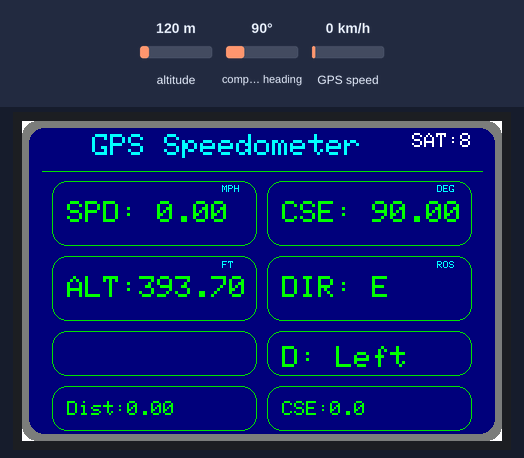
Recording of a sketch running on a simulated Arduino Uno, built with avr-gcc and run on an emulated ATmega328P. Shown: 480×320 colour display. Inputs (shaded band) come from the test bench; at power-on: compass heading 90°, altitude 120 m, GPS speed 0 km/h. The GPS gets a fix after 3 s at 37.7749, -122.4194 with 8 satellites; what the sketch prints to the serial monitor is not drawn.

Above: at 5.3 s.
5.4 s: compass heading set to 174°
At 7.8 s:
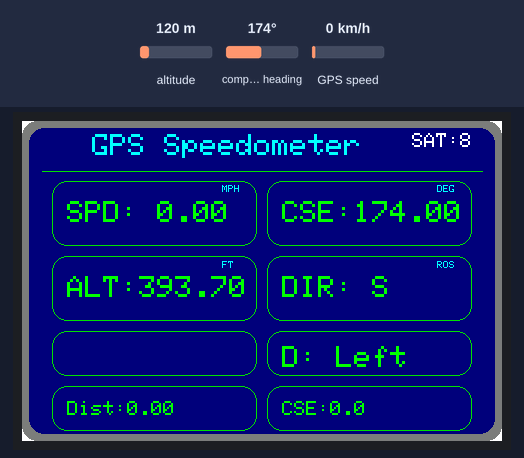
8.2 s: compass heading set to 183°
At 9.6 s:
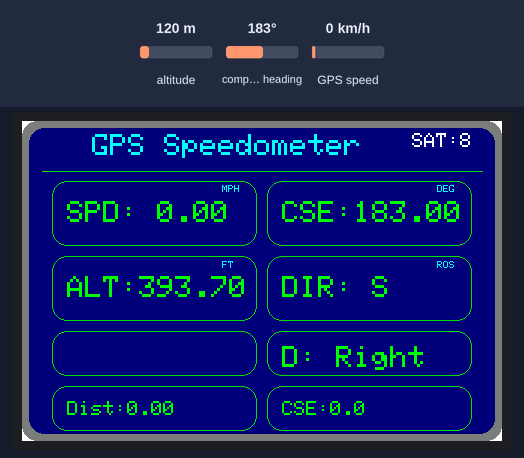
10.3 s: compass heading set to 7°
At 11.3 s:
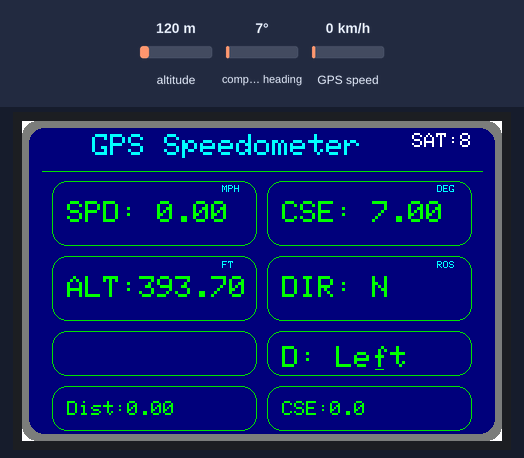
12.4 s: compass heading set to 269°
At 15.2 s:
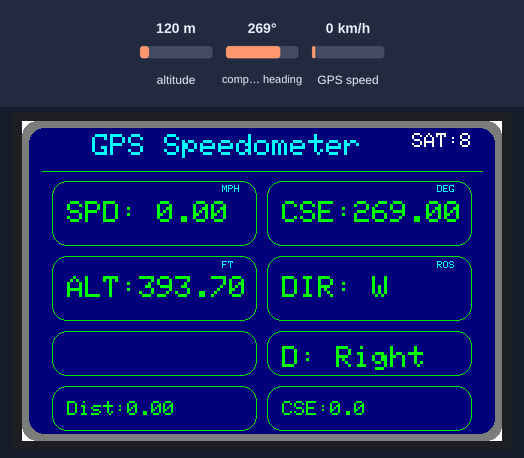
15.5 s: altitude set to 20 m
At 17.8 s:
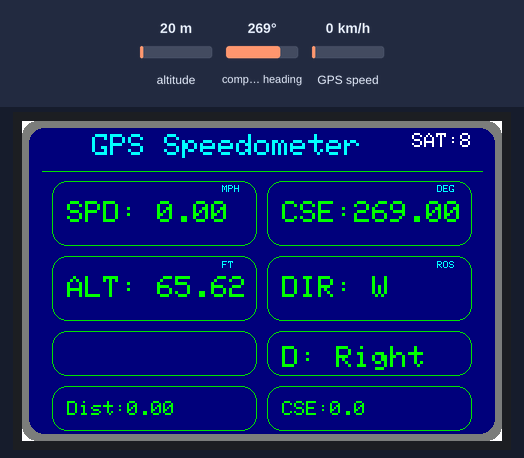
18.6 s: GPS speed set to 2 km/h
At 20.6 s:
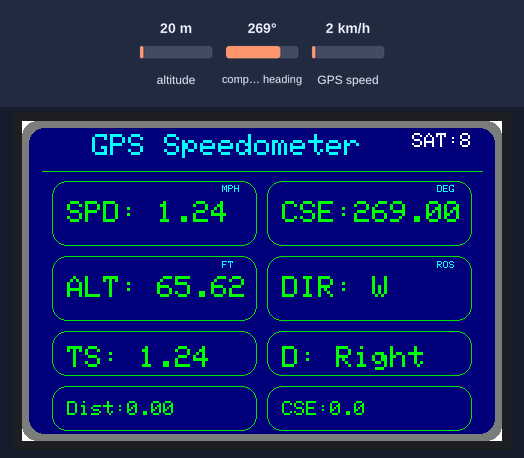
Timing chart, 0 to 22.1 s (numbered marks = the images above; inputs shaded):
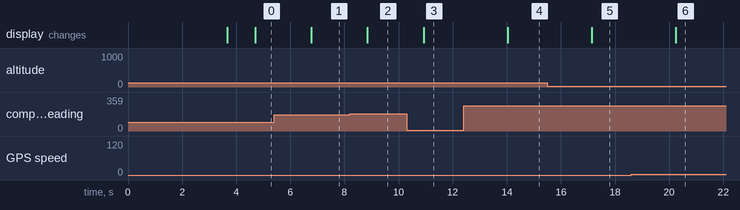

The sketch:

gps_speedometer.ino
```cpp
#include <DFRobot_GDL.h>
#include <TinyGPS++.h>
#include <SoftwareSerial.h>

//display
#define TFT_DC  8
#define TFT_CS  10
#define TFT_RST 9

#define arrSize(X) sizeof(X) / sizeof(X[0])

int last = 0;

float LAT;
float LON;

float topSpeed;
float Speed;
float Course;
float Alt;
float aveSpeed;
float aveSpeeds;
int Sat;

//GPS
static const int RXPin = 3, TXPin = 2;
static const uint32_t GPSBaud = 9600;

int bearings[] =               { 0,    22.5,  45,   67.5,  90, 112.5,  135,  157.5, 180,  202.5, 225,  247.5, 270, 292.5,  315, 337.5, 360 };
const char* bearingStrings[] = { "N", "NNE", "NE", "ENE", "E", "ESE", "SE",  "SSE", "S",  "SSW", "SW", "WSW", "W", "WNW", "NW", "NNW", "N" };

DFRobot_ILI9488_320x480_HW_SPI screen(TFT_DC,TFT_CS,TFT_RST);
TinyGPSPlus gps;
SoftwareSerial ss(RXPin, TXPin);

#define screenColor COLOR_RGB565_NAVY
#define backColor COLOR_RGB565_DGRAY

double HOME_LAT;
double HOME_LON;

void setup() {
  Serial.begin(115200);

  ss.begin(GPSBaud);

  screen.begin();
  screen.setRotation(1);
  screen.fillScreen(COLOR_RGB565_WHITE);
  screen.setTextColor(COLOR_RGB565_RED);

  retry:
  while (ss.available() > 0){
    gps.encode(ss.read());
  }

  while (!gps.location.isUpdated()){
    screen.setCursor(190,150);
    screen.print("No GPS Data");
    goto retry;
  }

  HOME_LAT = gps.location.lat();
  HOME_LON = gps.location.lng();

  screen.fillRoundRect(0, 0, 480, 320, 15, backColor);
  screen.fillRoundRect(7, 7, 466, 306, 15, screenColor);

  //title
  screen.setTextColor(COLOR_RGB565_CYAN);
  screen.setTextSize(3);
  screen.setCursor(70, 13);
  screen.print("GPS Speedometer");

  screen.setTextSize(1);

  //title underline
  screen.drawLine(20, 50, 460, 50, 0x0700);

  //speed
  screen.drawRoundRect(30, 60, 205, 65, 15, 0x0700);
  screen.setCursor(200,64);
  screen.print("MPH");

  //course
  screen.drawRoundRect(245, 60, 205, 65, 15, 0x0700);
  screen.setCursor(415,64);
  screen.print("DEG");

  //altitude
  screen.drawRoundRect(30, 135, 205, 65, 15, 0x0700);
  screen.setCursor(200,140);
  screen.print("FT");

  //direction
  screen.drawRoundRect(245, 135, 205, 65, 15, 0x0700);
  screen.setCursor(415,140);
  screen.print("ROS");

  //top speed
  screen.drawRoundRect(30, 210, 205, 45, 15, 0x0700);

  //direction (left or right)
  screen.drawRoundRect(245, 210, 205, 45, 15, 0x0700);

  //course to home
  screen.drawRoundRect(30, 265, 205, 45, 15, 0x0700);

  //dist to home
  screen.drawRoundRect(245, 265, 205, 45, 15, 0x0700);

  last = millis();
}

void loop(){
  screen.setTextColor(COLOR_RGB565_GREEN);
  screen.setTextSize(3);

  while (ss.available() > 0){
    gps.encode(ss.read());
  }

  if (gps.location.isUpdated()){
    LAT = gps.location.lat();
    LON = gps.location.lng();
  }

  if (gps.speed.isUpdated()){
    Speed = gps.speed.mph();
    if (gps.speed.mph() < 1){
      Speed = 0;
    }
  }

  if (gps.course.isUpdated()){
    Course = gps.course.deg();
  }

  if (gps.altitude.isUpdated()){
    Alt = gps.altitude.feet();
  }

  if (gps.satellites.isUpdated()){
    Sat = gps.satellites.value();
  }

  if (millis() - last > 1000){
    displayData();
    last = millis();
  }
}

int nearestBearing(int x, bool sorted = true) {
  int idx = 0; // by default near first element
  int distance = abs(bearings[idx] - x);
  for (int i = 1; i < arrSize(bearings); i++) {
    int d = abs(bearings[i] - x);
    if (d < distance) {
      idx = i;
      distance = d;
    }
    else if (sorted) return idx;
  }
  return idx;
}

void displayData(){
  screen.setTextColor(COLOR_RGB565_GREEN);
  screen.setTextSize(3);

  //speed
  screen.fillRect(110,78,120,25,screenColor);
  screen.setCursor(45, 80);
  screen.print("SPD: ");
  screen.println(Speed);

  //course
  screen.fillRect(325,78,120,25,screenColor);
  screen.setCursor(260, 80);
  if (Course >= 100){
    screen.print("CSE:");
  }
  else {
    screen.print("CSE: ");
  }
  screen.println(Course);

  //altitude
  screen.setCursor(45, 155);
  if (Alt >= 100 && Alt < 1000){
    screen.fillRect(110,153,120,25,screenColor);
    screen.print("ALT:");
  }
  else if (Alt >= 1000){
    screen.fillRect(70,153,160,25,screenColor);
    screen.print("A: ");
  }
  else {
    screen.fillRect(110,153,120,25,screenColor);
    screen.print("ALT: ");
  }
  screen.println(Alt);

  //direction
  screen.fillRect(330,153,80,25,screenColor);
  screen.setCursor(260, 155);
  screen.print("DIR: ");
  screen.println(bearingStrings[nearestBearing(Course)]);

  //top speed
  if (Speed > topSpeed){
    topSpeed = Speed;
    screen.fillRect(92,223,135,25,screenColor);
    screen.setCursor(45, 225);
    screen.print("TS: ");
    screen.print(topSpeed);
  }

  double distanceToHome =
        TinyGPSPlus::distanceBetween(
          gps.location.lat(),
          gps.location.lng(),
          HOME_LAT,
          HOME_LON) / 1000;
  double courseToHome =
        TinyGPSPlus::courseTo(
          gps.location.lat(),
          gps.location.lng(),
          HOME_LAT,
          HOME_LON);
  double distanceToHomeFT = distanceToHome*3281;

  Serial.println(distanceToHomeFT, 6);
  Serial.println(courseToHome, 6);

  screen.fillRect(307,223,135,25,screenColor);
  screen.setCursor(260, 225);
  screen.print("D: ");
  if (turnRight(Course,courseToHome) == true){
    Serial.println("Right");
    screen.print("Right");
  }
  else if (turnRight(Course,courseToHome) == false){
    Serial.println("Left");
    screen.print("Left");
  }

  screen.setTextSize(2);

  screen.fillRect(90,278,140,18,screenColor);//screenColor
  screen.setCursor(45, 280);
  screen.print("Dist:");
  screen.println(distanceToHomeFT, 2);//in feet

  screen.fillRect(305,278,140,18,screenColor);
  screen.setCursor(260, 280);
  screen.print("CSE:");
  screen.println(courseToHome, 1);

  screen.setTextSize(3);

  //satellites
  screen.setTextColor(COLOR_RGB565_WHITE);
  screen.setTextSize(2);
  screen.fillRect(435,10,28,18,screenColor);
  screen.setCursor(390, 12);
  screen.print("SAT:");
  screen.println(Sat);
}

bool turnRight(long CourseNow,long CourseNew){
  bool retval = true;
  if(CourseNew > CourseNow){
    if((CourseNew-CourseNow) > 180)
      retval = false;
    }
  else {
    if((CourseNow-CourseNew) < 180){
      retval = false;
    }
  }
  return retval;
}
```

Measured:
- the behaviour switches between 179 and 180° on compass heading (found by bisection; images 1 and 2)
- after the input at 5.4 s, the display: changes after 1.4 s (image 1)
- after the input at 8.2 s, the display: changes after 0.65 s (image 2)
- after the input at 10.3 s, the display: changes after 0.62 s (image 3)
- after the input at 12.4 s, the display: changes after 1.6 s (image 4)
- after the input at 15.5 s, the display: changes after 1.6 s (image 5)
- after the input at 18.6 s, the display: changes after 1.6 s (image 6)
